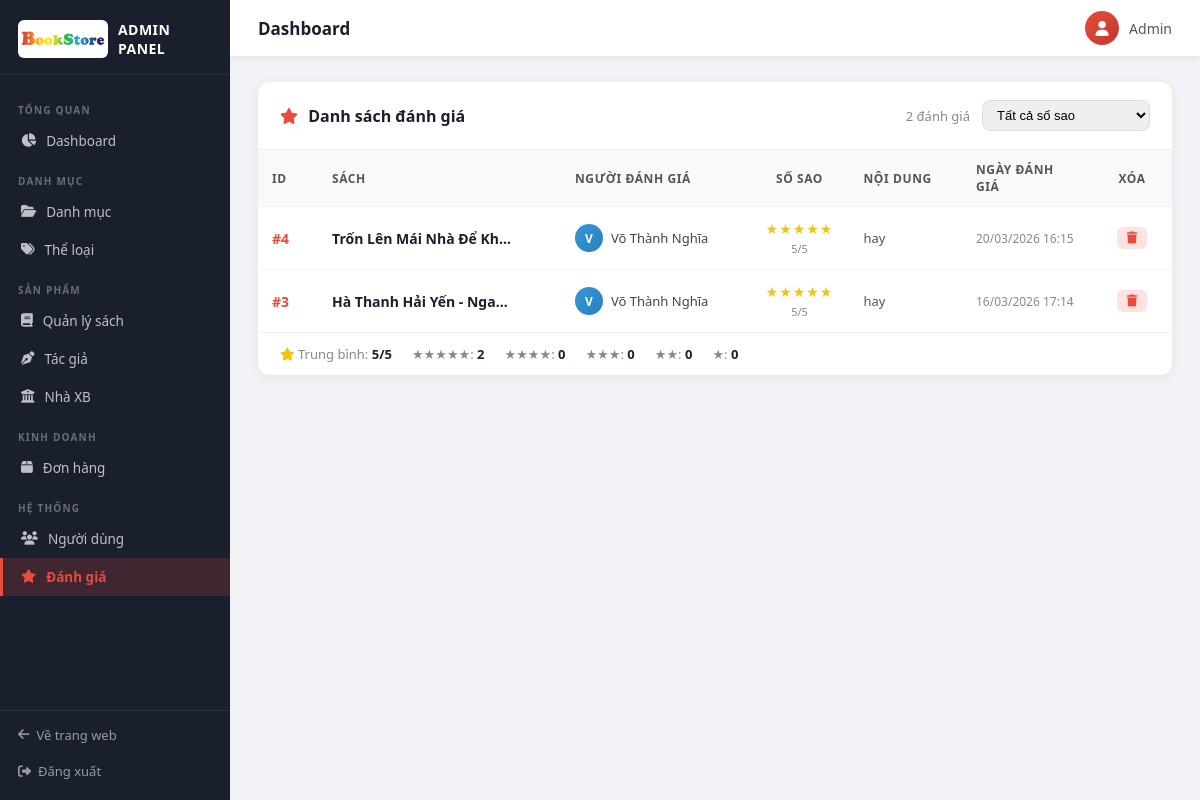
The app's page /index.php?controller=AdminDanhgia&action=index (signed in) with its own data.
### tables this page shows
CREATE TABLE `danhgia` (
  `IDDanhGia` int(11) NOT NULL,
  `IDSach` int(11) NOT NULL,
  `IDNguoiDung` int(11) NOT NULL,
  `SoSao` int(11) DEFAULT NULL CHECK (`SoSao` between 1 and 5),
  `NoiDung` text DEFAULT NULL,
  `NgayDanhGia` datetime DEFAULT current_timestamp()
);

CREATE TABLE `sach` (
  `IDSach` int(11) NOT NULL,
  `TenSach` varchar(200) NOT NULL,
  `IDTheLoai` int(11) NOT NULL,
  `IDNXB` int(11) NOT NULL,
  `IDTacGia` int(11) NOT NULL,
  `GiaBan` decimal(12,2) NOT NULL,
  `SoLuong` int(11) NOT NULL,
  `MoTa` text DEFAULT NULL,
  `HinhAnh` varchar(255) DEFAULT NULL,
  `SoTrang` int(11) DEFAULT NULL,
  `NamXB` int(11) DEFAULT NULL,
  `NgayNhap` datetime DEFAULT current_timestamp()
);

CREATE TABLE `nguoidung` (
  `IDNguoiDung` int(11) NOT NULL,
  `HoTen` varchar(100) DEFAULT NULL,
  `Email` varchar(100) DEFAULT NULL,
  `MatKhau` varchar(255) NOT NULL,
  `DienThoai` varchar(15) DEFAULT NULL,
  `DiaChi` varchar(255) DEFAULT NULL,
  `IDVaiTro` int(11) DEFAULT 2
);

### controller/AdminDanhgia.php (called while the page is built, shortened)
<?php
require_once "model/ModelAdmin.php";
class AdminDanhgia {
    private $model;
    public function __construct() {
        $this->model = new ModelAdmin();
    }
    public function index() {
        $danhgias = $this->model->getAllDanhgia();
        require_once "view/admin/danhgia/index.php";
    }
}

### view/admin/route.php (called while the page is built, shortened)
<?php
switch ($controller) {
    case 'AdminDanhgia':
        $controller = new AdminDanhgia();
        break;
}
$controller->{$action}();

### model/ModelAdmin.php (called while the page is built, shortened)
<?php
class ModelAdmin extends MasterModel {
    public function getAllDanhgia() {
        $sql = "SELECT danhgia.*, sach.TenSach, nguoidung.HoTen
                FROM danhgia
                JOIN sach      ON danhgia.IDSach       = sach.IDSach
                JOIN nguoidung ON danhgia.IDNguoiDung  = nguoidung.IDNguoiDung
                ORDER BY danhgia.IDDanhGia DESC";
        return $GLOBALS["connect"]->getList($sql)->fetchAll();
    }
}

### config/db.php (called while the page is built, shortened)
<?php
class connect {
    public $db = null;
    public function __construct()
    {
        $this->db = new PDO("mysql:host=localhost;dbname=bansach", "root", "", [
            PDO::MYSQL_ATTR_INIT_COMMAND => "SET NAMES UTF8"
        ]);
    }
    public function getList($sql) {
        return $this->db->query($sql);
    }
}

### view/admin/danhgia/index.php (the view, shortened to what this page needs)
<div class="admin-table-wrap">
    <div class="admin-table-header">
        <h3><i class="fa-solid fa-star" style="color:#e74c3c;margin-right:6px;"></i> Danh sách đánh giá</h3>
        <div style="display:flex; align-items:center; gap:12px;">
            <span style="font-size:13px; color:#888;"><?php echo count($danhgias); ?> đánh giá</span>
            <select id="filter-sao" onchange="filterSao()"
                    style="padding:6px 10px; border:1px solid #ddd; border-radius:8px; font-size:13px; outline:none;">
                <option value="">Tất cả số sao</option>
            </select>
        </div>
    </div>
    <div style="overflow-x:auto;">
        <table class="admin-tbl" id="dg-table">
            <thead>
                <tr>
                    <th style="width:60px;">ID</th>
                    <th style="min-width:160px;">Sách</th>
                    <th>Người đánh giá</th>
                    <th style="width:100px; text-align:center;">Số sao</th>
                    <th>Nội dung</th>
                    <th style="width:130px;">Ngày đánh giá</th>
                    <th style="width:80px; text-align:center;">Xóa</th>
                </tr>
            </thead>
            <tbody>
                <?php if (empty($danhgias)): ?>
                    <tr>
                        <td colspan="7" style="text-align:center; padding:30px; color:#aaa;">
                            Chưa có đánh giá nào.
                        </td>
                    </tr>
                <?php else: ?>
                    <?php foreach ($danhgias as $dg): ?>
                    <?php $sao = (int)$dg['SoSao']; ?>
                    <tr data-sao="<?php echo $sao; ?>">
                        <td><span style="color:#e74c3c; font-weight:700;">#<?php echo (int)$dg['IDDanhGia']; ?></span></td>
                        <td>
                            <span style="font-weight:600; color:#1a1f2e; display:block; max-width:180px; white-space:nowrap; overflow:hidden; text-overflow:ellipsis;">
                                <?php echo htmlspecialchars($dg['TenSach']); ?>
                            </span>
                        </td>
                        <td>
                            <div style="display:flex; align-items:center; gap:8px;">
                                <div style="width:28px; height:28px; border-radius:50%; background:linear-gradient(135deg,#3498db,#2980b9); display:flex; align-items:center; justify-content:center; color:#fff; font-size:12px; font-weight:700; flex-shrink:0;">
                                    <?php echo mb_strtoupper(mb_substr($dg['HoTen'], 0, 1)); ?>
                                </div>
                                <span style="font-size:13px;"><?php echo htmlspecialchars($dg['HoTen']); ?></span>
                            </div>
                        </td>
                        <td style="text-align:center;">
                            <?php
                            $starColors = [1=>'#e74c3c', 2=>'#e67e22', 3=>'#f1c40f', 4=>'#2ecc71', 5=>'#f1c40f'];
                            $color = $starColors[$sao] ?? '#f1c40f';
                            echo '<span style="color:' . $color . '; font-size:14px; letter-spacing:1px;">';
                            echo str_repeat('★', $sao) . str_repeat('☆', 5 - $sao);
                            echo '</span>';
                            echo '<br><span style="font-size:11px; color:#888;">' . $sao . '/5</span>';
                            ?>
                        </td>
                        <td style="font-size:13px; color:#555; max-width:260px;">
                            <?php
                            $nd = htmlspecialchars($dg['NoiDung'] ?? '');
                            echo strlen($nd) > 100
                                ? mb_substr($nd, 0, 100) . '...'
                                : ($nd ?: '<em style="color:#ccc;">Không có nội dung</em>');
                            ?>
                        </td>
                        <td style="font-size:12px; color:#888; white-space:nowrap;">
                            <?php
                            $ngay = $dg['NgayDanhGia'] ?? ($dg['created_at'] ?? null);
                            echo $ngay ? date('d/m/Y H:i', strtotime($ngay)) : '—';
                            ?>
                        </td>
                        <td style="text-align:center;">
                            <a href="index.php?controller=AdminDanhgia&action=delete&param=<?php echo (int)$dg['IDDanhGia']; ?>"
                               class="btn-delete"
                               onclick="return confirm('Xóa đánh giá này?')"
                               style="background:#fee2e2; padding:5px 10px; border-radius:6px; font-size:12px; margin:0;">
                                <i class="fa-solid fa-trash"></i>
                            </a>
                        </td>
                    </tr>
                    <?php endforeach; ?>
                <?php endif; ?>
            </tbody>
        </table>
    </div>
    <?php if (!empty($danhgias)): ?>
    <div style="padding:12px 22px; border-top:1px solid #f0f0f0; display:flex; gap:20px; flex-wrap:wrap;">
        <?php
        $counts = array_count_values(array_column($danhgias, 'SoSao'));
        $total  = count($danhgias);
        $avg    = $total > 0 ? round(array_sum(array_column($danhgias, 'SoSao')) / $total, 1) : 0;
        ?>
        <span style="font-size:13px; color:#888;">
            <i class="fa-solid fa-star" style="color:#f1c40f;"></i>
            Trung bình: <b style="color:#1a1f2e;"><?php echo $avg; ?>/5</b>
        </span>
        <?php for ($s = 5; $s >= 1; $s--): ?>
        <span style="font-size:13px; color:#888;">
            <?php echo str_repeat('★', $s); ?>: <b style="color:#1a1f2e;"><?php echo $counts[$s] ?? 0; ?></b>
        </span>
        <?php endfor; ?>
    </div>
    <?php endif; ?>
</div>

### public/backend/css/adminstyle.css (style rules this page uses)
*, *::before, *::after { box-sizing: border-box; margin: 0; padding: 0; }
body { font-family: 'Segoe UI', Arial, sans-serif; background: #f0f2f5; color: #333; display: flex; min-height: 100vh; }
.admin-table-wrap { background: #fff; border-radius: 12px; box-shadow: 0 2px 10px rgba(0,0,0,0.06); margin-bottom: 24px; overflow: hidden; }
.admin-table-header { display: flex; align-items: center; justify-content: space-between; padding: 18px 22px; border-bottom: 1px solid #f0f0f0; }
.admin-table-header h3 { font-size: 16px; font-weight: 700; color: #1a1f2e; margin: 0; }
.admin-tbl { width: 100%; border-collapse: collapse; font-size: 14px; }
.admin-tbl thead th { background: #f8f9fb; color: #555; font-size: 12px; font-weight: 700; text-transform: uppercase; letter-spacing: 0.6px; padding: 11px 14px; text-align: left; border-bottom: 1px solid #f0f0f0; }
.admin-tbl tbody td { padding: 12px 14px; border-bottom: 1px solid #f7f7f7; color: #444; vertical-align: middle; }
.admin-tbl tbody tr:last-child td { border-bottom: none; }
.btn-delete { display: inline-flex; align-items: center; gap: 5px; background: #fee2e2; color: #e74c3c; padding: 5px 11px; border-radius: 6px; font-size: 12px; font-weight: 600; text-decoration: none; transition: background 0.2s; }

### records on screen
danhgia: IDDanhGia "4", IDSach.TenSach "Trốn Lên Mái Nhà Để Kh…", IDNguoiDung.HoTen "V", IDNguoiDung.HoTen "Võ Thành Nghĩa", SoSao "★★★★★", SoSao "5", NoiDung "hay", NgayDanhGia "20/03/2026 16:15"
danhgia: IDDanhGia "3", IDSach.TenSach "Hà Thanh Hải Yến - Nga…", IDNguoiDung.HoTen "V", IDNguoiDung.HoTen "Võ Thành Nghĩa", SoSao "★★★★★", SoSao "5", NoiDung "hay", NgayDanhGia "16/03/2026 17:14"

### other values on screen
$_SESSION['HoTen'] "Admin"
count($danhgias) "2"
$avg "5"
str_repeat('★', $s) "★★★★★"
$counts[$s] "2"
str_repeat('★', $s) "★★★★"
$counts[$s] "0"
str_repeat('★', $s) "★★★"
str_repeat('★', $s) "★★"
str_repeat('★', $s) "★"
